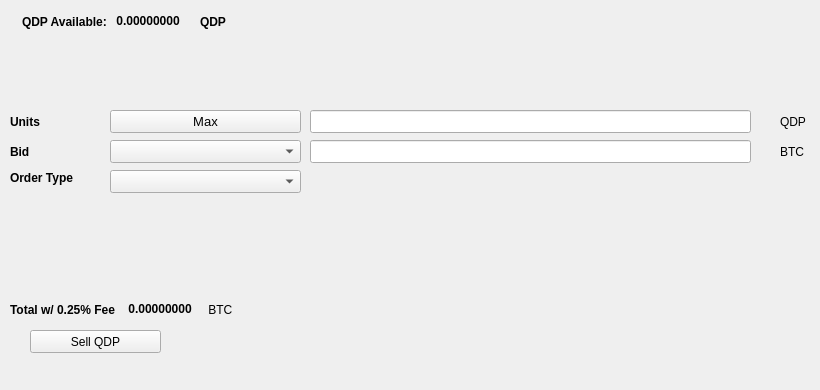
   <widget class="QWidget" name="SellTab">
    <attribute name="title">
     <string>Sell</string>
    </attribute>
    <widget class="QLabel" name="label_16">
     <property name="geometry">
      <rect>
       <x>780</x>
       <y>140</y>
       <width>31</width>
       <height>23</height>
      </rect>
     </property>
     <property name="text">
      <string>BTC</string>
     </property>
    </widget>
    <widget class="QComboBox" name="SellBidcomboBox">
     <property name="geometry">
      <rect>
       <x>110</x>
       <y>140</y>
       <width>191</width>
       <height>23</height>
      </rect>
     </property>
     <property name="font">
      <font>
       <pointsize>10</pointsize>
      </font>
     </property>
    </widget>
    <widget class="QLabel" name="label_18">
     <property name="geometry">
      <rect>
       <x>10</x>
       <y>110</y>
       <width>46</width>
       <height>23</height>
      </rect>
     </property>
     <property name="font">
      <font>
       <weight>75</weight>
       <bold>true</bold>
      </font>
     </property>
     <property name="text">
      <string>Units</string>
     </property>
    </widget>
    <widget class="QPushButton" name="Sell_Max_Amount">
     <property name="geometry">
      <rect>
       <x>110</x>
       <y>110</y>
       <width>191</width>
       <height>23</height>
      </rect>
     </property>
     <property name="font">
      <font>
       <pointsize>10</pointsize>
      </font>
     </property>
     <property name="text">
      <string>Max</string>
     </property>
    </widget>
    <widget class="QLabel" name="label_20">
     <property name="geometry">
      <rect>
       <x>10</x>
       <y>170</y>
       <width>91</width>
       <height>16</height>
      </rect>
     </property>
     <property name="font">
      <font>
       <weight>75</weight>
       <bold>true</bold>
      </font>
     </property>
     <property name="text">
      <string>Order Type</string>
     </property>
    </widget>
    <widget class="QComboBox" name="SellOrdertypeCombo">
     <property name="geometry">
      <rect>
       <x>110</x>
       <y>170</y>
       <width>191</width>
       <height>23</height>
      </rect>
     </property>
     <property name="font">
      <font>
       <pointsize>10</pointsize>
      </font>
     </property>
    </widget>
    <widget class="QLabel" name="label_21">
     <property name="geometry">
      <rect>
       <x>10</x>
       <y>140</y>
       <width>46</width>
       <height>23</height>
      </rect>
     </property>
     <property name="font">
      <font>
       <weight>75</weight>
       <bold>true</bold>
      </font>
     </property>
     <property name="text">
      <string>Bid</string>
     </property>
    </widget>
    <widget class="QLabel" name="label_22">
     <property name="geometry">
      <rect>
       <x>780</x>
       <y>110</y>
       <width>31</width>
       <height>23</height>
      </rect>
     </property>
     <property name="text">
      <string>QDP</string>
     </property>
    </widget>
    <widget class="QLineEdit" name="UnitsInputQDP">
     <property name="geometry">
      <rect>
       <x>310</x>
       <y>110</y>
       <width>441</width>
       <height>23</height>
      </rect>
     </property>
     <property name="font">
      <font>
       <pointsize>9</pointsize>
       <weight>75</weight>
       <bold>true</bold>
      </font>
     </property>
    </widget>
    <widget class="QLineEdit" name="SellBidPriceEdit">
     <property name="geometry">
      <rect>
       <x>310</x>
       <y>140</y>
       <width>441</width>
       <height>23</height>
      </rect>
     </property>
     <property name="font">
      <font>
       <pointsize>9</pointsize>
       <weight>75</weight>
       <bold>true</bold>
      </font>
     </property>
    </widget>
    <widget class="QPushButton" name="SellQDPBTN">
     <property name="geometry">
      <rect>
       <x>30</x>
       <y>330</y>
       <width>131</width>
       <height>23</height>
      </rect>
     </property>
     <property name="text">
      <string>Sell QDP</string>
     </property>
     <property name="icon">
      <iconset resource="../qdp">
       <normaloff>:/icons/bitcoin</normaloff>:/icons/bitcoin</iconset>
     </property>
    </widget>
    <widget class="QWidget" name="layoutWidget3">
     <property name="geometry">
      <rect>
       <x>22</x>
       <y>12</y>
       <width>258</width>
       <height>19</height>
      </rect>
     </property>
     <layout class="QHBoxLayout" name="horizontalLayout">
      <item>
       <widget class="QLabel" name="label232_2">
        <property name="font">
         <font>
          <weight>75</weight>
          <bold>true</bold>
         </font>
        </property>
        <property name="text">
         <string>QDP Available:</string>
        </property>
       </widget>
      </item>
      <item>
       <widget class="QLabel" name="QDPAvailableLabel">
        <property name="palette">
         <palette>
          <active>
           <colorrole role="WindowText">
            <brush brushstyle="SolidPattern">
             <color alpha="255">
              <red>0</red>
              <green>0</green>
              <blue>0</blue>
             </color>
            </brush>
           </colorrole>
           <colorrole role="Button">
            <brush brushstyle="SolidPattern">
             <color alpha="255">
              <red>0</red>
              <green>170</green>
              <blue>0</blue>
             </color>
            </brush>
           </colorrole>
           <colorrole role="Light">
            <brush brushstyle="SolidPattern">
             <color alpha="255">
              <red>0</red>
              <green>255</green>
              <blue>0</blue>
             </color>
            </brush>
           </colorrole>
           <colorrole role="Midlight">
            <brush brushstyle="SolidPattern">
             <color alpha="255">
              <red>0</red>
              <green>212</green>
              <blue>0</blue>
             </color>
            </brush>
           </colorrole>
           <colorrole role="Dark">
            <brush brushstyle="SolidPattern">
             <color alpha="255">
              <red>0</red>
              <green>85</green>
              <blue>0</blue>
             </color>
            </brush>
           </colorrole>
           <colorrole role="Mid">
            <brush brushstyle="SolidPattern">
             <color alpha="255">
              <red>0</red>
              <green>113</green>
              <blue>0</blue>
             </color>
            </brush>
           </colorrole>
           <colorrole role="Text">
            <brush brushstyle="SolidPattern">
             <color alpha="255">
              <red>0</red>
              <green>170</green>
              <blue>0</blue>
             </color>
            </brush>
           </colorrole>
           <colorrole role="BrightText">
            <brush brushstyle="SolidPattern">
             <color alpha="255">
              <red>255</red>
              <green>255</green>
              <blue>255</blue>
             </color>
            </brush>
           </colorrole>
           <colorrole role="ButtonText">
            <brush brushstyle="SolidPattern">
             <color alpha="255">
              <red>0</red>
              <green>0</green>
              <blue>0</blue>
             </color>
            </brush>
           </colorrole>
           <colorrole role="Base">
            <brush brushstyle="SolidPattern">
             <color alpha="255">
              <red>255</red>
              <green>255</green>
              <blue>255</blue>
             </color>
            </brush>
           </colorrole>
           <colorrole role="Window">
            <brush brushstyle="SolidPattern">
             <color alpha="255">
              <red>0</red>
              <green>170</green>
              <blue>0</blue>
             </color>
            </brush>
           </colorrole>
           <colorrole role="Shadow">
            <brush brushstyle="SolidPattern">
             <color alpha="255">
              <red>0</red>
              <green>0</green>
              <blue>0</blue>
             </color>
            </brush>
           </colorrole>
           <colorrole role="AlternateBase">
            <brush brushstyle="SolidPattern">
             <color alpha="255">
              <red>127</red>
              <green>212</green>
              <blue>127</blue>
             </color>
            </brush>
           </colorrole>
           <colorrole role="ToolTipBase">
            <brush brushstyle="SolidPattern">
             <color alpha="255">
              <red>255</red>
              <green>255</green>
              <blue>220</blue>
             </color>
            </brush>
           </colorrole>
           <colorrole role="ToolTipText">
            <brush brushstyle="SolidPattern">
             <color alpha="255">
              <red>0</red>
              <green>0</green>
              <blue>0</blue>
             </color>
            </brush>
           </colorrole>
          </active>
          <inactive>
           <colorrole role="WindowText">
            <brush brushstyle="SolidPattern">
             <color alpha="255">
              <red>0</red>
              <green>0</green>
              <blue>0</blue>
             </color>
            </brush>
           </colorrole>
           <colorrole role="Button">
            <brush brushstyle="SolidPattern">
             <color alpha="255">
              <red>0</red>
              <green>170</green>
              <blue>0</blue>
             </color>
            </brush>
           </colorrole>
           <colorrole role="Light">
            <brush brushstyle="SolidPattern">
             <color alpha="255">
              <red>0</red>
              <green>255</green>
              <blue>0</blue>
             </color>
            </brush>
           </colorrole>
           <colorrole role="Midlight">
            <brush brushstyle="SolidPattern">
             <color alpha="255">
              <red>0</red>
              <green>212</green>
              <blue>0</blue>
             </color>
            </brush>
           </colorrole>
           <colorrole role="Dark">
            <brush brushstyle="SolidPattern">
             <color alpha="255">
              <red>0</red>
              <green>85</green>
              <blue>0</blue>
             </color>
            </brush>
           </colorrole>
           <colorrole role="Mid">
            <brush brushstyle="SolidPattern">
             <color alpha="255">
              <red>0</red>
              <green>113</green>
              <blue>0</blue>
             </color>
            </brush>
           </colorrole>
           <colorrole role="Text">
            <brush brushstyle="SolidPattern">
             <color alpha="255">
              <red>0</red>
              <green>170</green>
              <blue>0</blue>
             </color>
            </brush>
           </colorrole>
           <colorrole role="BrightText">
            <brush brushstyle="SolidPattern">
             <color alpha="255">
              <red>255</red>
              <green>255</green>
              <blue>255</blue>
             </color>
            </brush>
           </colorrole>
           <colorrole role="ButtonText">
            <brush brushstyle="SolidPattern">
             <color alpha="255">
              <red>0</red>
              <green>0</green>
              <blue>0</blue>
             </color>
            </brush>
           </colorrole>
           <colorrole role="Base">
            <brush brushstyle="SolidPattern">
             <color alpha="255">
              <red>255</red>
              <green>255</green>
              <blue>255</blue>
             </color>
            </brush>
           </colorrole>
           <colorrole role="Window">
            <brush brushstyle="SolidPattern">
             <color alpha="255">
              <red>0</red>
              <green>170</green>
              <blue>0</blue>
             </color>
            </brush>
           </colorrole>
           <colorrole role="Shadow">
            <brush brushstyle="SolidPattern">
             <color alpha="255">
              <red>0</red>
              <green>0</green>
              <blue>0</blue>
             </color>
            </brush>
           </colorrole>
           <colorrole role="AlternateBase">
            <brush brushstyle="SolidPattern">
             <color alpha="255">
              <red>127</red>
              <green>212</green>
              <blue>127</blue>
             </color>
            </brush>
           </colorrole>
           <colorrole role="ToolTipBase">
            <brush brushstyle="SolidPattern">
             <color alpha="255">
              <red>255</red>
              <green>255</green>
              <blue>220</blue>
             </color>
            </brush>
           </colorrole>
           <colorrole role="ToolTipText">
            <brush brushstyle="SolidPattern">
             <color alpha="255">
              <red>0</red>
              <green>0</green>
              <blue>0</blue>
             </color>
            </brush>
           </colorrole>
          </inactive>
          <disabled>
           <colorrole role="WindowText">
            <brush brushstyle="SolidPattern">
             <color alpha="255">
              <red>0</red>
              <green>85</green>
              <blue>0</blue>
             </color>
            </brush>
           </colorrole>
           <colorrole role="Button">
            <brush brushstyle="SolidPattern">
             <color alpha="255">
              <red>0</red>
              <green>170</green>
              <blue>0</blue>
             </color>
            </brush>
           </colorrole>
           <colorrole role="Light">
            <brush brushstyle="SolidPattern">
             <color alpha="255">
              <red>0</red>
              <green>255</green>
              <blue>0</blue>
             </color>
            </brush>
           </colorrole>
           <colorrole role="Midlight">
            <brush brushstyle="SolidPattern">
             <color alpha="255">
              <red>0</red>
              <green>212</green>
              <blue>0</blue>
             </color>
            </brush>
           </colorrole>
           <colorrole role="Dark">
            <brush brushstyle="SolidPattern">
             <color alpha="255">
              <red>0</red>
              <green>85</green>
              <blue>0</blue>
             </color>
            </brush>
           </colorrole>
           <colorrole role="Mid">
            <brush brushstyle="SolidPattern">
             <color alpha="255">
              <red>0</red>
              <green>113</green>
              <blue>0</blue>
             </color>
            </brush>
           </colorrole>
           <colorrole role="Text">
            <brush brushstyle="SolidPattern">
             <color alpha="255">
              <red>0</red>
              <green>85</green>
              <blue>0</blue>
             </color>
            </brush>
           </colorrole>
           <colorrole role="BrightText">
            <brush brushstyle="SolidPattern">
             <color alpha="255">
              <red>255</red>
              <green>255</green>
              <blue>255</blue>
             </color>
            </brush>
           </colorrole>
           <colorrole role="ButtonText">
            <brush brushstyle="SolidPattern">
             <color alpha="255">
              <red>0</red>
              <green>85</green>
              <blue>0</blue>
             </color>
            </brush>
           </colorrole>
           <colorrole role="Base">
            <brush brushstyle="SolidPattern">
             <color alpha="255">
              <red>0</red>
              <green>170</green>
              <blue>0</blue>
             </color>
            </brush>
           </colorrole>
           <colorrole role="Window">
            <brush brushstyle="SolidPattern">
             <color alpha="255">
              <red>0</red>
              <green>170</green>
              <blue>0</blue>
             </color>
            </brush>
           </colorrole>
           <colorrole role="Shadow">
            <brush brushstyle="SolidPattern">
             <color alpha="255">
              <red>0</red>
              <green>0</green>
              <blue>0</blue>
             </color>
            </brush>
           </colorrole>
           <colorrole role="AlternateBase">
            <brush brushstyle="SolidPattern">
             <color alpha="255">
              <red>0</red>
              <green>170</green>
              <blue>0</blue>
             </color>
            </brush>
           </colorrole>
           <colorrole role="ToolTipBase">
            <brush brushstyle="SolidPattern">
             <color alpha="255">
              <red>255</red>
              <green>255</green>
              <blue>220</blue>
             </color>
            </brush>
           </colorrole>
           <colorrole role="ToolTipText">
            <brush brushstyle="SolidPattern">
             <color alpha="255">
              <red>0</red>
              <green>0</green>
              <blue>0</blue>
             </color>
            </brush>
           </colorrole>
          </disabled>
         </palette>
        </property>
        <property name="font">
         <font>
          <weight>75</weight>
          <bold>true</bold>
         </font>
        </property>
        <property name="text">
         <string> 0.00000000 </string>
        </property>
        <property name="textInteractionFlags">
         <set>Qt::LinksAccessibleByMouse|Qt::TextSelectableByKeyboard|Qt::TextSelectableByMouse</set>
        </property>
       </widget>
      </item>
      <item>
       <widget class="QLabel" name="labelQDP">
        <property name="font">
         <font>
          <weight>75</weight>
          <bold>true</bold>
         </font>
        </property>
        <property name="text">
         <string>QDP</string>
        </property>
       </widget>
      </item>
     </layout>
    </widget>
    <widget class="QWidget" name="layoutWidget">
     <property name="geometry">
      <rect>
       <x>10</x>
       <y>300</y>
       <width>268</width>
       <height>19</height>
      </rect>
     </property>
     <layout class="QHBoxLayout" name="horizontalLayout_2">
      <item>
       <widget class="QLabel" name="label_19">
        <property name="font">
         <font>
          <weight>75</weight>
          <bold>true</bold>
         </font>
        </property>
        <property name="text">
         <string>Total w/ 0.25% Fee </string>
        </property>
       </widget>
      </item>
      <item>
       <widget class="QLabel" name="SellCostLabel">
        <property name="palette">
         <palette>
          <active>
           <colorrole role="WindowText">
            <brush brushstyle="SolidPattern">
             <color alpha="255">
              <red>0</red>
              <green>0</green>
              <blue>0</blue>
             </color>
            </brush>
           </colorrole>
           <colorrole role="Button">
            <brush brushstyle="SolidPattern">
             <color alpha="255">
              <red>0</red>
              <green>170</green>
              <blue>0</blue>
             </color>
            </brush>
           </colorrole>
           <colorrole role="Light">
            <brush brushstyle="SolidPattern">
             <color alpha="255">
              <red>0</red>
              <green>255</green>
              <blue>0</blue>
             </color>
            </brush>
           </colorrole>
           <colorrole role="Midlight">
            <brush brushstyle="SolidPattern">
             <color alpha="255">
              <red>0</red>
              <green>212</green>
              <blue>0</blue>
             </color>
            </brush>
           </colorrole>
           <colorrole role="Dark">
            <brush brushstyle="SolidPattern">
             <color alpha="255">
              <red>0</red>
              <green>85</green>
              <blue>0</blue>
             </color>
            </brush>
           </colorrole>
           <colorrole role="Mid">
            <brush brushstyle="SolidPattern">
             <color alpha="255">
              <red>0</red>
              <green>113</green>
              <blue>0</blue>
             </color>
            </brush>
           </colorrole>
           <colorrole role="Text">
            <brush brushstyle="SolidPattern">
             <color alpha="255">
              <red>0</red>
              <green>170</green>
              <blue>0</blue>
             </color>
            </brush>
           </colorrole>
           <colorrole role="BrightText">
            <brush brushstyle="SolidPattern">
             <color alpha="255">
              <red>255</red>
              <green>255</green>
              <blue>255</blue>
             </color>
            </brush>
           </colorrole>
           <colorrole role="ButtonText">
            <brush brushstyle="SolidPattern">
             <color alpha="255">
              <red>0</red>
              <green>0</green>
              <blue>0</blue>
             </color>
            </brush>
           </colorrole>
           <colorrole role="Base">
            <brush brushstyle="SolidPattern">
             <color alpha="255">
              <red>255</red>
              <green>255</green>
              <blue>255</blue>
             </color>
            </brush>
           </colorrole>
           <colorrole role="Window">
            <brush brushstyle="SolidPattern">
             <color alpha="255">
              <red>0</red>
              <green>170</green>
              <blue>0</blue>
             </color>
            </brush>
           </colorrole>
           <colorrole role="Shadow">
            <brush brushstyle="SolidPattern">
             <color alpha="255">
              <red>0</red>
              <green>0</green>
              <blue>0</blue>
             </color>
            </brush>
           </colorrole>
           <colorrole role="AlternateBase">
            <brush brushstyle="SolidPattern">
             <color alpha="255">
              <red>127</red>
              <green>212</green>
              <blue>127</blue>
             </color>
            </brush>
           </colorrole>
           <colorrole role="ToolTipBase">
            <brush brushstyle="SolidPattern">
             <color alpha="255">
              <red>255</red>
              <green>255</green>
              <blue>220</blue>
             </color>
            </brush>
           </colorrole>
           <colorrole role="ToolTipText">
            <brush brushstyle="SolidPattern">
             <color alpha="255">
              <red>0</red>
              <green>0</green>
              <blue>0</blue>
             </color>
            </brush>
           </colorrole>
          </active>
          <inactive>
           <colorrole role="WindowText">
            <brush brushstyle="SolidPattern">
             <color alpha="255">
              <red>0</red>
              <green>0</green>
              <blue>0</blue>
             </color>
            </brush>
           </colorrole>
           <colorrole role="Button">
            <brush brushstyle="SolidPattern">
             <color alpha="255">
              <red>0</red>
              <green>170</green>
              <blue>0</blue>
             </color>
            </brush>
           </colorrole>
           <colorrole role="Light">
            <brush brushstyle="SolidPattern">
             <color alpha="255">
              <red>0</red>
              <green>255</green>
              <blue>0</blue>
             </color>
            </brush>
           </colorrole>
           <colorrole role="Midlight">
            <brush brushstyle="SolidPattern">
             <color alpha="255">
              <red>0</red>
              <green>212</green>
              <blue>0</blue>
             </color>
            </brush>
           </colorrole>
           <colorrole role="Dark">
            <brush brushstyle="SolidPattern">
             <color alpha="255">
              <red>0</red>
              <green>85</green>
              <blue>0</blue>
             </color>
            </brush>
           </colorrole>
           <colorrole role="Mid">
            <brush brushstyle="SolidPattern">
             <color alpha="255">
              <red>0</red>
              <green>113</green>
              <blue>0</blue>
             </color>
            </brush>
           </colorrole>
           <colorrole role="Text">
            <brush brushstyle="SolidPattern">
             <color alpha="255">
              <red>0</red>
              <green>170</green>
              <blue>0</blue>
             </color>
            </brush>
           </colorrole>
           <colorrole role="BrightText">
            <brush brushstyle="SolidPattern">
             <color alpha="255">
              <red>255</red>
              <green>255</green>
              <blue>255</blue>
             </color>
            </brush>
           </colorrole>
           <colorrole role="ButtonText">
            <brush brushstyle="SolidPattern">
             <color alpha="255">
              <red>0</red>
              <green>0</green>
              <blue>0</blue>
             </color>
            </brush>
           </colorrole>
           <colorrole role="Base">
            <brush brushstyle="SolidPattern">
             <color alpha="255">
              <red>255</red>
              <green>255</green>
              <blue>255</blue>
             </color>
            </brush>
           </colorrole>
           <colorrole role="Window">
            <brush brushstyle="SolidPattern">
             <color alpha="255">
              <red>0</red>
              <green>170</green>
              <blue>0</blue>
             </color>
            </brush>
           </colorrole>
           <colorrole role="Shadow">
            <brush brushstyle="SolidPattern">
             <color alpha="255">
              <red>0</red>
              <green>0</green>
              <blue>0</blue>
             </color>
            </brush>
           </colorrole>
           <colorrole role="AlternateBase">
            <brush brushstyle="SolidPattern">
             <color alpha="255">
              <red>127</red>
              <green>212</green>
              <blue>127</blue>
             </color>
            </brush>
           </colorrole>
           <colorrole role="ToolTipBase">
            <brush brushstyle="SolidPattern">
             <color alpha="255">
              <red>255</red>
              <green>255</green>
              <blue>220</blue>
             </color>
            </brush>
           </colorrole>
           <colorrole role="ToolTipText">
            <brush brushstyle="SolidPattern">
             <color alpha="255">
              <red>0</red>
              <green>0</green>
              <blue>0</blue>
             </color>
            </brush>
           </colorrole>
          </inactive>
          <disabled>
           <colorrole role="WindowText">
            <brush brushstyle="SolidPattern">
             <color alpha="255">
              <red>0</red>
              <green>85</green>
              <blue>0</blue>
             </color>
            </brush>
           </colorrole>
           <colorrole role="Button">
            <brush brushstyle="SolidPattern">
             <color alpha="255">
              <red>0</red>
              <green>170</green>
              <blue>0</blue>
             </color>
            </brush>
           </colorrole>
           <colorrole role="Light">
            <brush brushstyle="SolidPattern">
             <color alpha="255">
              <red>0</red>
              <green>255</green>
              <blue>0</blue>
             </color>
            </brush>
           </colorrole>
           <colorrole role="Midlight">
            <brush brushstyle="SolidPattern">
             <color alpha="255">
              <red>0</red>
              <green>212</green>
              <blue>0</blue>
             </color>
            </brush>
           </colorrole>
           <colorrole role="Dark">
            <brush brushstyle="SolidPattern">
             <color alpha="255">
              <red>0</red>
              <green>85</green>
              <blue>0</blue>
             </color>
            </brush>
           </colorrole>
           <colorrole role="Mid">
            <brush brushstyle="SolidPattern">
             <color alpha="255">
              <red>0</red>
              <green>113</green>
              <blue>0</blue>
             </color>
            </brush>
           </colorrole>
           <colorrole role="Text">
            <brush brushstyle="SolidPattern">
             <color alpha="255">
              <red>0</red>
              <green>85</green>
              <blue>0</blue>
             </color>
            </brush>
           </colorrole>
           <colorrole role="BrightText">
            <brush brushstyle="SolidPattern">
             <color alpha="255">
              <red>255</red>
              <green>255</green>
              <blue>255</blue>
             </color>
            </brush>
           </colorrole>
           <colorrole role="ButtonText">
            <brush brushstyle="SolidPattern">
             <color alpha="255">
              <red>0</red>
              <green>85</green>
              <blue>0</blue>
             </color>
            </brush>
           </colorrole>
           <colorrole role="Base">
            <brush brushstyle="SolidPattern">
             <color alpha="255">
              <red>0</red>
              <green>170</green>
              <blue>0</blue>
             </color>
            </brush>
           </colorrole>
           <colorrole role="Window">
            <brush brushstyle="SolidPattern">
             <color alpha="255">
              <red>0</red>
              <green>170</green>
              <blue>0</blue>
             </color>
            </brush>
           </colorrole>
           <colorrole role="Shadow">
            <brush brushstyle="SolidPattern">
             <color alpha="255">
              <red>0</red>
              <green>0</green>
              <blue>0</blue>
             </color>
            </brush>
           </colorrole>
           <colorrole role="AlternateBase">
            <brush brushstyle="SolidPattern">
             <color alpha="255">
              <red>0</red>
              <green>170</green>
              <blue>0</blue>
             </color>
            </brush>
           </colorrole>
           <colorrole role="ToolTipBase">
            <brush brushstyle="SolidPattern">
             <color alpha="255">
              <red>255</red>
              <green>255</green>
              <blue>220</blue>
             </color>
            </brush>
           </colorrole>
           <colorrole role="ToolTipText">
            <brush brushstyle="SolidPattern">
             <color alpha="255">
              <red>0</red>
              <green>0</green>
              <blue>0</blue>
             </color>
            </brush>
           </colorrole>
          </disabled>
         </palette>
        </property>
        <property name="font">
         <font>
          <weight>75</weight>
          <bold>true</bold>
         </font>
        </property>
        <property name="autoFillBackground">
         <bool>false</bool>
        </property>
        <property name="text">
         <string> 0.00000000</string>
        </property>
        <property name="textInteractionFlags">
         <set>Qt::LinksAccessibleByMouse|Qt::TextSelectableByMouse</set>
        </property>
       </widget>
      </item>
      <item>
       <widget class="QLabel" name="label_17">
        <property name="font">
         <font>
          <weight>50</weight>
          <bold>false</bold>
         </font>
        </property>
        <property name="text">
         <string> BTC</string>
        </property>
       </widget>
      </item>
     </layout>
    </widget>
    <widget class="QLabel" name="label_23">
     <property name="geometry">
      <rect>
       <x>460</x>
       <y>300</y>
       <width>281</width>
       <height>81</height>
      </rect>
     </property>
     <property name="text">
      <string/>
     </property>
     <property name="pixmap">
      <pixmap>:/images/bittrex</pixmap>
     </property>
    </widget>
   </widget>
